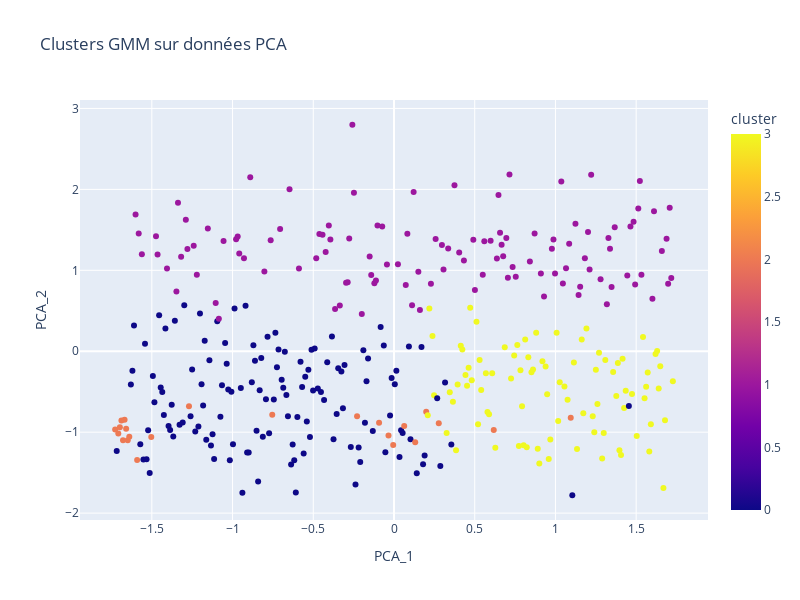
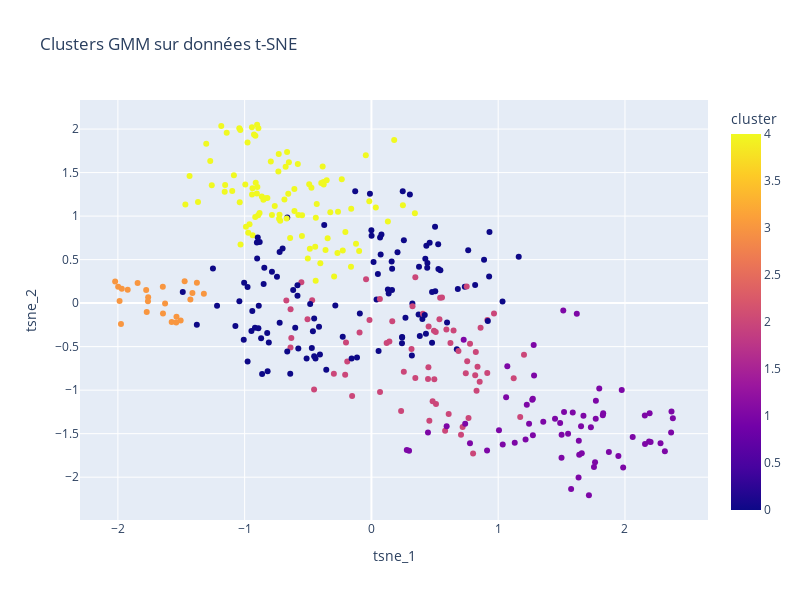
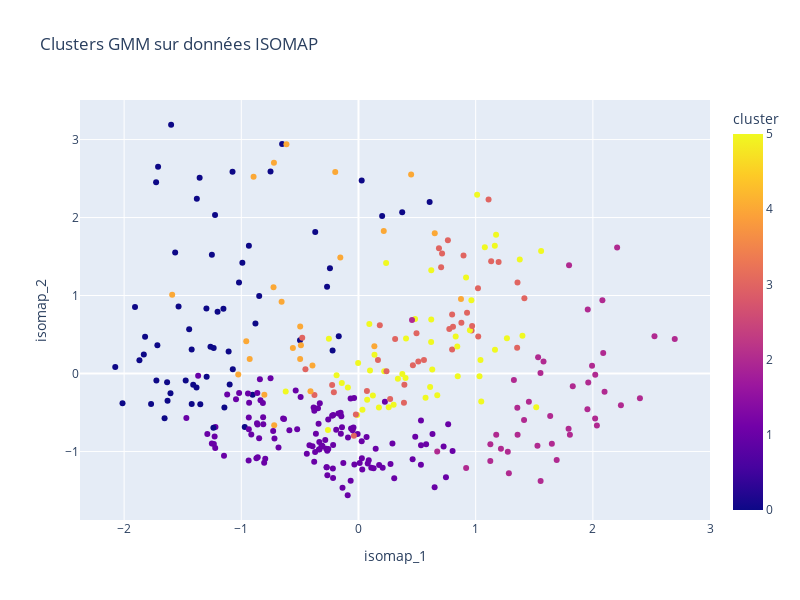
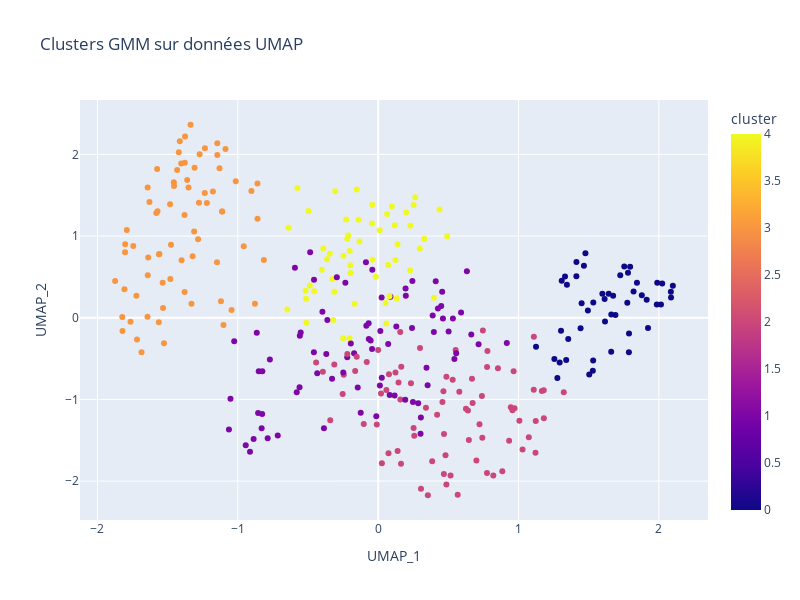

Notebook code cell kept with these figures, in order:
### Markdown cell above
## Results Display

### Code cell
def print_results(X, column1, column2, data_name) :
    fig = px.scatter(
        X,
        x= column1, 
        y= column2, 
        color='cluster', 
        hover_data=['player_name', 'positions'],  # ce qui s'affiche au survol
        title=f"Clusters GMM sur données {data_name}",
        width=800, 
        height=600,
        color_discrete_sequence= None
    )
    fig.show()

def print_results_3d(X, column1, column2, column3, data_name):
    fig = px.scatter_3d(
        X,
        x=column1,
        y=column2,
        z=column3,
        color='cluster',
        hover_data=['player_name', 'positions'],  # info au survol
        title=f"Clusters GMM sur données {data_name} (3D)",
        width=900,
        height=700,
        color_discrete_sequence=None
    )
    fig.show()

"""
print("="*60)
print("============RESULTS EN 2D===============")
print("="*60)
print_results(X_gmm_PCA_best, "PCA_1", "PCA_2", "PCA")
print_results(X_gmm_tSNE_best, "tsne_1", "tsne_2", "t-SNE")
print_results(X_gmm_ISOMAP_best, "isomap_1", "isomap_2", "ISOMAP")
print_results(X_gmm_UMAP_best, "UMAP_1", "UMAP_2", "UMAP")
"""

print("="*60)
print("============RESULTS EN 3D===============")
print("="*60)
print_results_3d(X_gmm_PCA_best, "PCA_1", "PCA_2", "PCA_3", "PCA")
print_results_3d(X_gmm_tSNE_best, "tsne_1", "tsne_2", "tsne_3", "t-SNE")
print_results_3d(X_gmm_ISOMAP_best, "isomap_1", "isomap_2", "isomap_3", "ISOMAP")
print_results_3d(X_gmm_UMAP_best, "UMAP_1", "UMAP_2", "UMAP_3", "UMAP")

### Figure 1 — Plotly figure (JSON) as saved in the notebook; plotly's stock layout.template omitted (floating-point values rounded to 4 significant figures; data arrays with more than 128 entries replaced by an {"elided": "..."} marker saying what was removed)
{"data": [{"customdata": {"elided": "356x2 str values"}, "hovertemplate": "PCA_1=%{x}<br>PCA_2=%{y}<br>player_name=%{customdata[0]}<br>positions=%{customdata[1]}<br>cluster=%{marker.color}<extra></extra>", "legendgroup": "", "marker": {"color": {"elided": "356 int values"}, "coloraxis": "coloraxis", "symbol": "circle"}, "mode": "markers", "name": "", "orientation": "v", "showlegend": false, "type": "scatter", "x": {"elided": "356 float values"}, "xaxis": "x", "y": {"elided": "356 float values"}, "yaxis": "y"}], "layout": {"coloraxis": {"colorbar": {"title": {"text": "cluster"}}, "colorscale": [[0, "#0d0887"], [0.1111, "#46039f"], [0.2222, "#7201a8"], [0.3333, "#9c179e"], [0.4444, "#bd3786"], [0.5556, "#d8576b"], [0.6667, "#ed7953"], [0.7778, "#fb9f3a"], [0.8889, "#fdca26"], [1, "#f0f921"]]}, "height": 600, "legend": {"tracegroupgap": 0}, "title": {"text": "Clusters GMM sur données PCA"}, "width": 800, "xaxis": {"anchor": "y", "domain": [0, 1], "title": {"text": "PCA_1"}}, "yaxis": {"anchor": "x", "domain": [0, 1], "title": {"text": "PCA_2"}}}}

### Figure 2 — Plotly figure (JSON) as saved in the notebook; plotly's stock layout.template omitted (floating-point values rounded to 4 significant figures; data arrays with more than 128 entries replaced by an {"elided": "..."} marker saying what was removed)
{"data": [{"customdata": {"elided": "356x2 str values"}, "hovertemplate": "tsne_1=%{x}<br>tsne_2=%{y}<br>player_name=%{customdata[0]}<br>positions=%{customdata[1]}<br>cluster=%{marker.color}<extra></extra>", "legendgroup": "", "marker": {"color": {"elided": "356 int values"}, "coloraxis": "coloraxis", "symbol": "circle"}, "mode": "markers", "name": "", "orientation": "v", "showlegend": false, "type": "scatter", "x": {"elided": "356 float values"}, "xaxis": "x", "y": {"elided": "356 float values"}, "yaxis": "y"}], "layout": {"coloraxis": {"colorbar": {"title": {"text": "cluster"}}, "colorscale": [[0, "#0d0887"], [0.1111, "#46039f"], [0.2222, "#7201a8"], [0.3333, "#9c179e"], [0.4444, "#bd3786"], [0.5556, "#d8576b"], [0.6667, "#ed7953"], [0.7778, "#fb9f3a"], [0.8889, "#fdca26"], [1, "#f0f921"]]}, "height": 600, "legend": {"tracegroupgap": 0}, "title": {"text": "Clusters GMM sur données t-SNE"}, "width": 800, "xaxis": {"anchor": "y", "domain": [0, 1], "title": {"text": "tsne_1"}}, "yaxis": {"anchor": "x", "domain": [0, 1], "title": {"text": "tsne_2"}}}}

### Figure 3 — Plotly figure (JSON) as saved in the notebook; plotly's stock layout.template omitted (floating-point values rounded to 4 significant figures; data arrays with more than 128 entries replaced by an {"elided": "..."} marker saying what was removed)
{"data": [{"customdata": {"elided": "333x2 str values"}, "hovertemplate": "isomap_1=%{x}<br>isomap_2=%{y}<br>player_name=%{customdata[0]}<br>positions=%{customdata[1]}<br>cluster=%{marker.color}<extra></extra>", "legendgroup": "", "marker": {"color": {"elided": "333 int values"}, "coloraxis": "coloraxis", "symbol": "circle"}, "mode": "markers", "name": "", "orientation": "v", "showlegend": false, "type": "scatter", "x": {"elided": "333 float values"}, "xaxis": "x", "y": {"elided": "333 float values"}, "yaxis": "y"}], "layout": {"coloraxis": {"colorbar": {"title": {"text": "cluster"}}, "colorscale": [[0, "#0d0887"], [0.1111, "#46039f"], [0.2222, "#7201a8"], [0.3333, "#9c179e"], [0.4444, "#bd3786"], [0.5556, "#d8576b"], [0.6667, "#ed7953"], [0.7778, "#fb9f3a"], [0.8889, "#fdca26"], [1, "#f0f921"]]}, "height": 600, "legend": {"tracegroupgap": 0}, "title": {"text": "Clusters GMM sur données ISOMAP"}, "width": 800, "xaxis": {"anchor": "y", "domain": [0, 1], "title": {"text": "isomap_1"}}, "yaxis": {"anchor": "x", "domain": [0, 1], "title": {"text": "isomap_2"}}}}

### Figure 4 — Plotly figure (JSON) as saved in the notebook; plotly's stock layout.template omitted (floating-point values rounded to 4 significant figures; data arrays with more than 128 entries replaced by an {"elided": "..."} marker saying what was removed)
{"data": [{"customdata": {"elided": "333x2 str values"}, "hovertemplate": "UMAP_1=%{x}<br>UMAP_2=%{y}<br>player_name=%{customdata[0]}<br>positions=%{customdata[1]}<br>cluster=%{marker.color}<extra></extra>", "legendgroup": "", "marker": {"color": {"elided": "333 int values"}, "coloraxis": "coloraxis", "symbol": "circle"}, "mode": "markers", "name": "", "orientation": "v", "showlegend": false, "type": "scatter", "x": {"elided": "333 float values"}, "xaxis": "x", "y": {"elided": "333 float values"}, "yaxis": "y"}], "layout": {"coloraxis": {"colorbar": {"title": {"text": "cluster"}}, "colorscale": [[0, "#0d0887"], [0.1111, "#46039f"], [0.2222, "#7201a8"], [0.3333, "#9c179e"], [0.4444, "#bd3786"], [0.5556, "#d8576b"], [0.6667, "#ed7953"], [0.7778, "#fb9f3a"], [0.8889, "#fdca26"], [1, "#f0f921"]]}, "height": 600, "legend": {"tracegroupgap": 0}, "title": {"text": "Clusters GMM sur données UMAP"}, "width": 800, "xaxis": {"anchor": "y", "domain": [0, 1], "title": {"text": "UMAP_1"}}, "yaxis": {"anchor": "x", "domain": [0, 1], "title": {"text": "UMAP_2"}}}}
